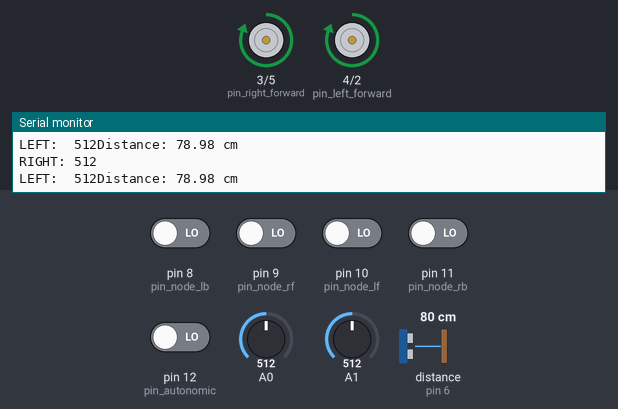
Recording of a sketch running on a simulated Arduino Uno, built with avr-gcc and run on an emulated ATmega328P. Parts: motor-driver pin pairs drawn as motors (green arrow = first pin HIGH = forward, orange = second pin HIGH = backward, longer = more drive), the last lines printed to the serial monitor. Wiring (inferred from the names in the program): ultrasonic range finder: trigger pin 7; echo pin 6. The test bench sets the inputs (shaded band); at power-on: pin 8 (pin_node_lb), pin 9 (pin_node_rf), pin 10 (pin_node_lf), pin 11 (pin_node_rb), pin 12 (pin_autonomic) LOW, A0 = 512, A1 = 512, distance to the obstacle (sensor on pin 6) 80 cm. The echo pulse lasts 58.3 µs per cm.

Above: at 1.2 s.
1.3 s: A0 set to 646
4.3 s: A0 set to 680
At 4.37 s:
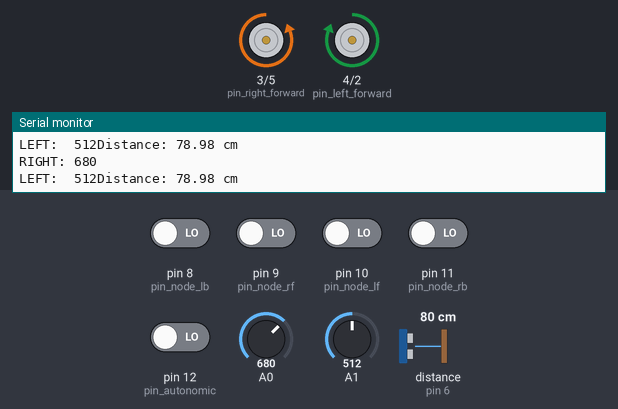
7.3 s: A1 set to 539
At 7.51 s:
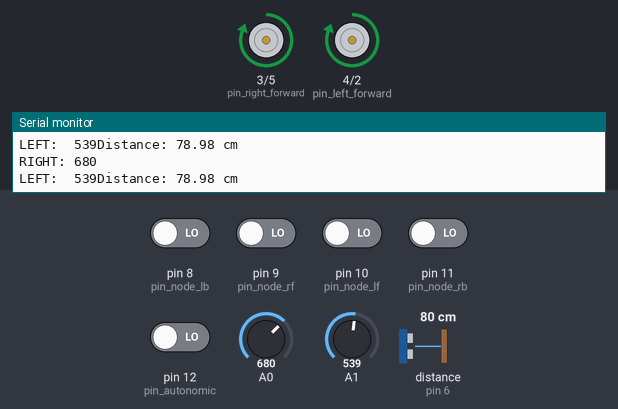
10.3 s: A1 set to 823
13.3 s: A1 set to 848
At 13.45 s:
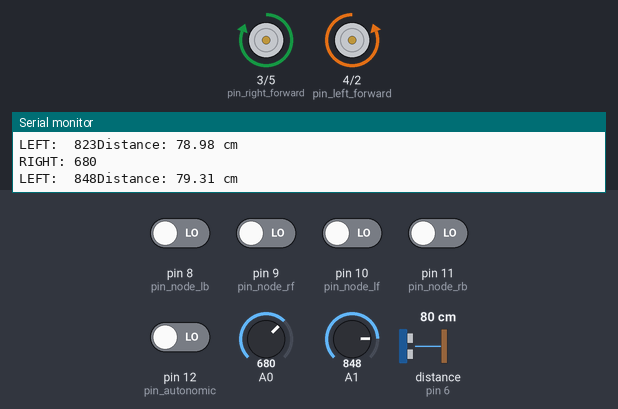
16.3 s: pin 12 (pin_autonomic) driven HIGH
At 17.7 s:
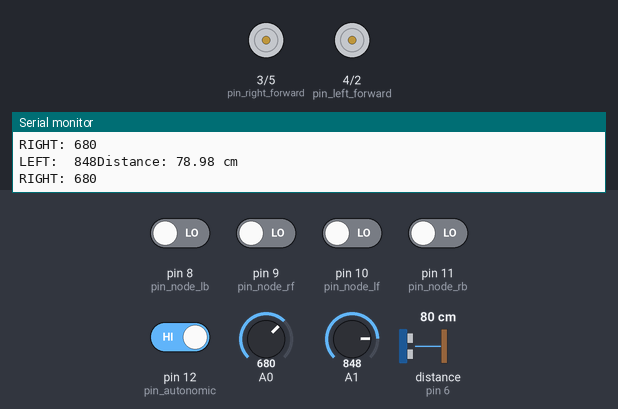
Timing chart, 0 to 18.8 s (numbered marks = the images above; inputs shaded):
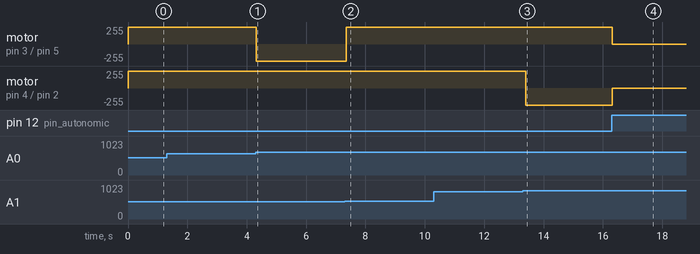

The sketch:

NodeMCU_ARDUINO.ino
```cpp
// pins for motors
const int pin_left_forward = 4;
const int pin_left_backward = 2;
const int pin_right_forward = 3;
const int pin_right_backward = 5;


// pins for the distance sensor
const int pin_trig = 7 ;
const int pin_echo = 6 ;


// pins from NodeMCU
const int pin_autonomic = 12;
const int pin_node_lf = 10;
const int pin_node_lb = 8;
const int pin_node_rf = 9;
const int pin_node_rb = 11;


// signal for motors
int node_signal_lf;
int node_signal_lb;
int node_signal_rf;
int node_signal_rb;
int control_signal;


// analog readings from photoresistors
int right_photoresistor ;
int left_photoresistor ;
const int margin = 150;

// for ultrasonic distance sensor
float duration, distance;


/*
-------------------------------------------------------------------------------------------------------------------
        HELPER FUNCTIONS
-------------------------------------------------------------------------------------------------------------------
*/

void getDistance(){

  // Clears the trigPin condition
  digitalWrite(pin_trig, LOW);
  delayMicroseconds(2);

  // Sets the trigPin HIGH (ACTIVE) for 10 microseconds
  digitalWrite(pin_trig, HIGH);
  delayMicroseconds(10);
  digitalWrite(pin_trig, LOW);

  // Reads the echoPin, returns the sound wave travel time in microseconds
  duration = pulseIn(pin_echo, HIGH);
  distance = duration * 0.034 / 2;

  // Displays the distance on the Serial Monitor
  Serial.print("Distance: ");
  Serial.print(distance);
  Serial.print(" cm \n");
}


void moveForward(int duration){

    digitalWrite(pin_left_forward, HIGH);
    digitalWrite(pin_left_backward, LOW);
    digitalWrite(pin_right_forward, HIGH);
    digitalWrite(pin_right_backward, LOW);
    delay(duration);
}

void moveBackward(int duration){

    digitalWrite(pin_left_forward, LOW);
    digitalWrite(pin_left_backward, HIGH);
    digitalWrite(pin_right_forward, LOW);
    digitalWrite(pin_right_backward, HIGH);
    delay(duration);

}

void turnRight(int duration){

    digitalWrite(pin_left_forward, HIGH);
    digitalWrite(pin_left_backward, LOW);
    digitalWrite(pin_right_forward, LOW);
    digitalWrite(pin_right_backward, HIGH);
    delay(duration);

}

void turnLeft(int duration){

    digitalWrite(pin_left_forward, LOW);
    digitalWrite(pin_left_backward, HIGH);
    digitalWrite(pin_right_forward, HIGH);
    digitalWrite(pin_right_backward, LOW);
    delay(duration);

}


void moveStop(int duration){

  digitalWrite(pin_left_backward, LOW);
  digitalWrite(pin_right_forward, LOW);
  digitalWrite(pin_left_forward, LOW);
  digitalWrite(pin_right_backward, LOW);
  delay(duration);
}


void blynk_control(){

  if (node_signal_lf){digitalWrite(pin_left_forward, HIGH);}
  else {digitalWrite(pin_left_forward, LOW);}

  if (node_signal_lb){digitalWrite(pin_left_backward, HIGH);}
  else {digitalWrite(pin_left_backward, LOW);}

  if (node_signal_rf){digitalWrite(pin_right_forward, HIGH);}
  else {digitalWrite(pin_right_forward, LOW);}

  if (node_signal_rb){digitalWrite(pin_right_backward, HIGH);}
  else {digitalWrite(pin_right_backward, LOW);}
}


void autonomic_car_mode(){

    if (right_photoresistor > left_photoresistor + margin){ turnRight(10); }
    else if (left_photoresistor > right_photoresistor + margin){ turnLeft(10); }
    else if (distance > 50){moveForward(10); }
    else {moveStop(10);}
}


/*
-------------------------------------------------------------------------------------------------------------------
          SETUP
-------------------------------------------------------------------------------------------------------------------
*/

void setup(){

  Serial.begin(115200);

  pinMode(A0, INPUT);
  pinMode(A1, INPUT);

  pinMode(pin_trig, OUTPUT);
  pinMode(pin_echo, INPUT);

  pinMode(pin_left_forward, OUTPUT);
  pinMode(pin_left_backward, OUTPUT);
  pinMode(pin_right_forward, OUTPUT);
  pinMode(pin_right_backward, OUTPUT);

  pinMode(pin_autonomic, INPUT);
  pinMode(pin_node_lf, INPUT);
  pinMode(pin_node_lb, INPUT);
  pinMode(pin_node_rf, INPUT);
  pinMode(pin_node_rb, INPUT);

  moveStop(0) ;  // set all motors to LOW - don't move
}


/*
-------------------------------------------------------------------------------------------------------------------
          LOOP
-------------------------------------------------------------------------------------------------------------------
*/

void loop(){

  moveStop(0);

  control_signal = digitalRead(pin_autonomic);
  node_signal_lf = digitalRead(pin_node_lf);
  node_signal_lb = digitalRead(pin_node_lb);
  node_signal_rf = digitalRead(pin_node_rf);
  node_signal_rb = digitalRead(pin_node_rb);

  right_photoresistor = analogRead(A0);
  left_photoresistor =  analogRead(A1) ;

  getDistance() ;

  Serial.print("\nRIGHT: ");
  Serial.print(right_photoresistor);
  Serial.print("\nLEFT:  ");
  Serial.print(left_photoresistor);

  if (control_signal){ blynk_control(); }
  else {autonomic_car_mode();}

  delay(100);

}
```

Measured:
- the behaviour switches between 662 and 663 on A0 (found by bisection; images 0 and 1)
- the behaviour switches between 529 and 530 on A1 (found by bisection; images 1 and 2)
- the behaviour switches between 830 and 831 on A1 (found by bisection; images 2 and 3)
- after the input at 4.3 s, motor on pin 3 (pin_right_forward) / pin 5 (pin_right_backward): forward 255/255 → backward 255/255 at once
- after the input at 7.3 s, motor on pin 3 (pin_right_forward) / pin 5 (pin_right_backward): backward 255/255 → forward 255/255 after 0.05 s
- after the input at 13.3 s, motor on pin 4 (pin_left_forward) / pin 2 (pin_left_backward): forward 255/255 → backward 255/255 after 0.10 s
- after the input at 16.3 s, motor on pin 3 (pin_right_forward) / pin 5 (pin_right_backward): forward 255/255 → stopped at once; motor on pin 4 (pin_left_forward) / pin 2 (pin_left_backward): backward 255/255 → stopped at once
